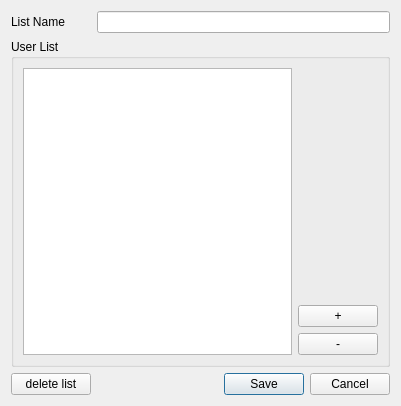
<?xml version="1.0" encoding="UTF-8"?>
<ui version="4.0">
 <class>user_list_manager</class>
 <widget class="QDialog" name="user_list_manager">
  <property name="geometry">
   <rect>
    <x>0</x>
    <y>0</y>
    <width>401</width>
    <height>406</height>
   </rect>
  </property>
  <property name="windowTitle">
   <string>Dialog</string>
  </property>
  <layout class="QGridLayout" name="gridLayout">
   <item row="0" column="1">
    <widget class="QLineEdit" name="list_name_edit"/>
   </item>
   <item row="1" column="0" colspan="2">
    <widget class="QGroupBox" name="list_box">
     <property name="title">
      <string>User List</string>
     </property>
     <layout class="QGridLayout" name="gridLayout_2">
      <item row="1" column="2">
       <widget class="QPushButton" name="add_user_btn">
        <property name="text">
         <string>+</string>
        </property>
       </widget>
      </item>
      <item row="0" column="0" rowspan="3">
       <widget class="QListWidget" name="user_listwidget"/>
      </item>
      <item row="2" column="2">
       <widget class="QPushButton" name="remove_user_btn">
        <property name="text">
         <string>-</string>
        </property>
       </widget>
      </item>
     </layout>
    </widget>
   </item>
   <item row="0" column="0">
    <widget class="QLabel" name="list_label">
     <property name="text">
      <string>List Name</string>
     </property>
    </widget>
   </item>
   <item row="2" column="1">
    <widget class="QDialogButtonBox" name="buttonBox">
     <property name="standardButtons">
      <set>QDialogButtonBox::Cancel|QDialogButtonBox::Save</set>
     </property>
    </widget>
   </item>
   <item row="2" column="0">
    <widget class="QPushButton" name="delete_list_btn">
     <property name="text">
      <string>delete list</string>
     </property>
    </widget>
   </item>
  </layout>
 </widget>
 <resources/>
 <connections/>
</ui>
